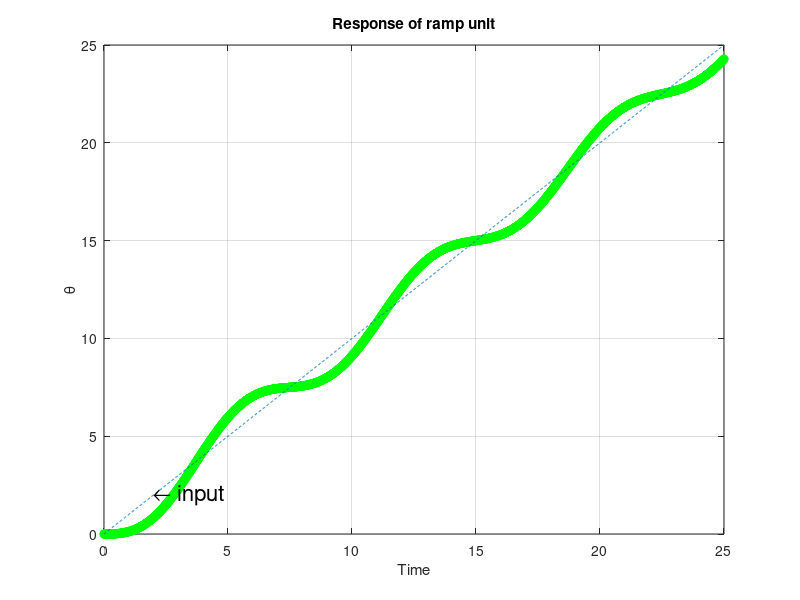

This figure's MATLAB source:
n1 = [1 7];
d1 = [1 10 0 0];
tf1 = tf(n1,d1)

sys = feedback(tf1,1);
t = [0:0.01:25];
u = t;
[y,T] = lsim(sys,u,t);

plot(T,y,'og',t,u,'--');
xlabel('Time'); ylabel('\theta');title('Response of ramp unit');grid on ;
text(2,2,'\leftarrow input','Fontsize',16);
